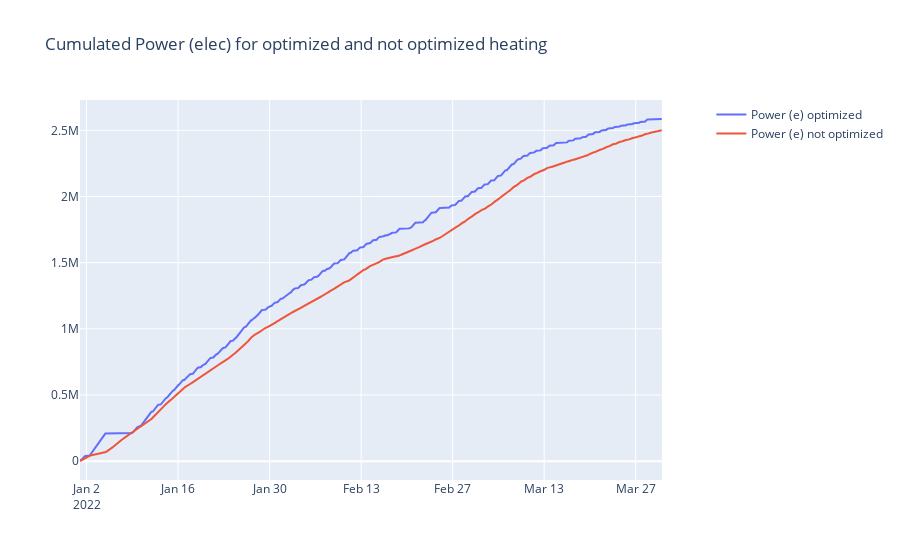

Source (notebook cell):
### Code cell
fig = make_subplots(specs=[[{"secondary_y": True}]])

fig.add_trace(go.Scatter(x = df_per.date, y = df_per.P_e_opt.cumsum(), name='Power (e) optimized', mode='lines'),  secondary_y=False)
fig.add_trace(go.Scatter(x = df_per.date, y = df_per.energy_needed_elec.cumsum(), name='Power (e) not optimized', mode='lines'),  secondary_y=False)
fig.update_layout(title='Cumulated Power (elec) for optimized and not optimized heating')

### Figure 1 — Plotly figure (JSON) as saved in the notebook; plotly's stock layout.template omitted (floating-point values rounded to 4 significant figures; data arrays with more than 128 entries replaced by an {"elided": "..."} marker saying what was removed)
{"data": [{"mode": "lines", "name": "Power (e) optimized", "x": {"elided": "2137 str values"}, "y": {"elided": "2137 float values"}, "type": "scatter", "xaxis": "x", "yaxis": "y"}, {"mode": "lines", "name": "Power (e) not optimized", "x": {"elided": "2137 str values"}, "y": {"elided": "2137 float values"}, "type": "scatter", "xaxis": "x", "yaxis": "y"}], "layout": {"xaxis": {"anchor": "y", "domain": [0.0, 0.94]}, "yaxis": {"anchor": "x", "domain": [0.0, 1.0]}, "yaxis2": {"anchor": "x", "overlaying": "y", "side": "right"}, "title": {"text": "Cumulated Power (elec) for optimized and not optimized heating"}}}
